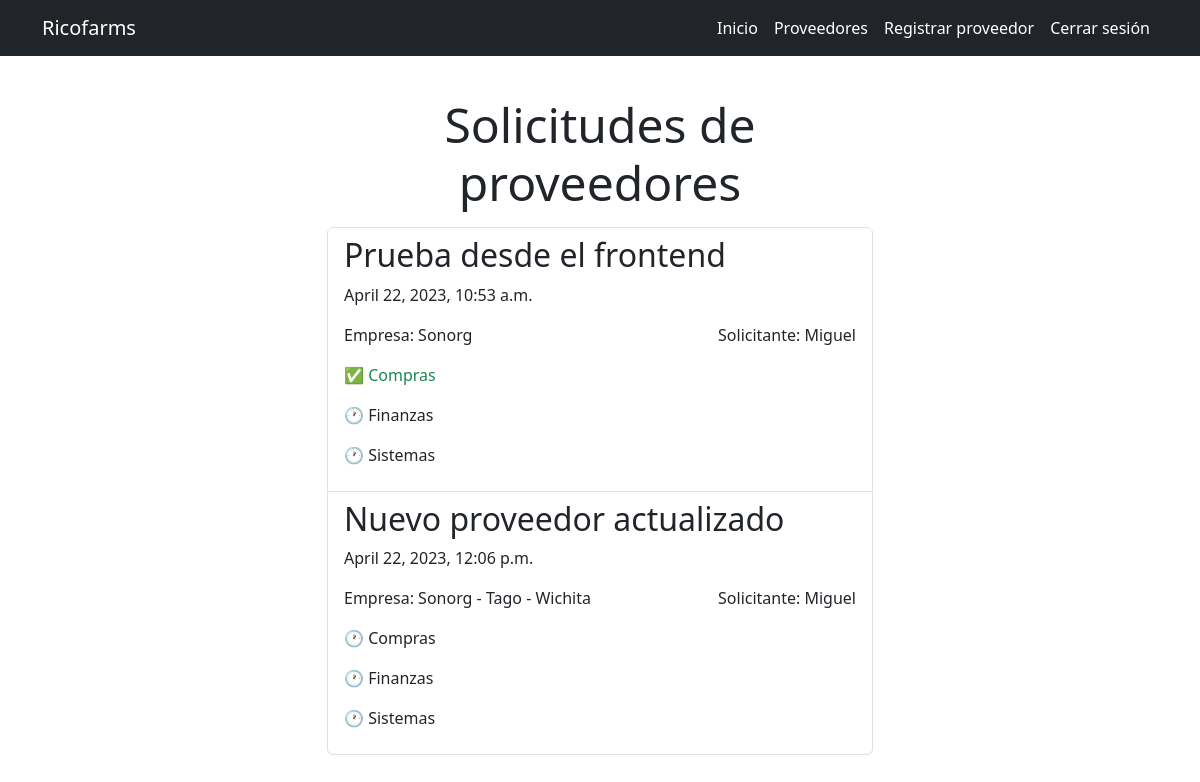
The page /proveedores/ (signed in) on the database as committed earlier.
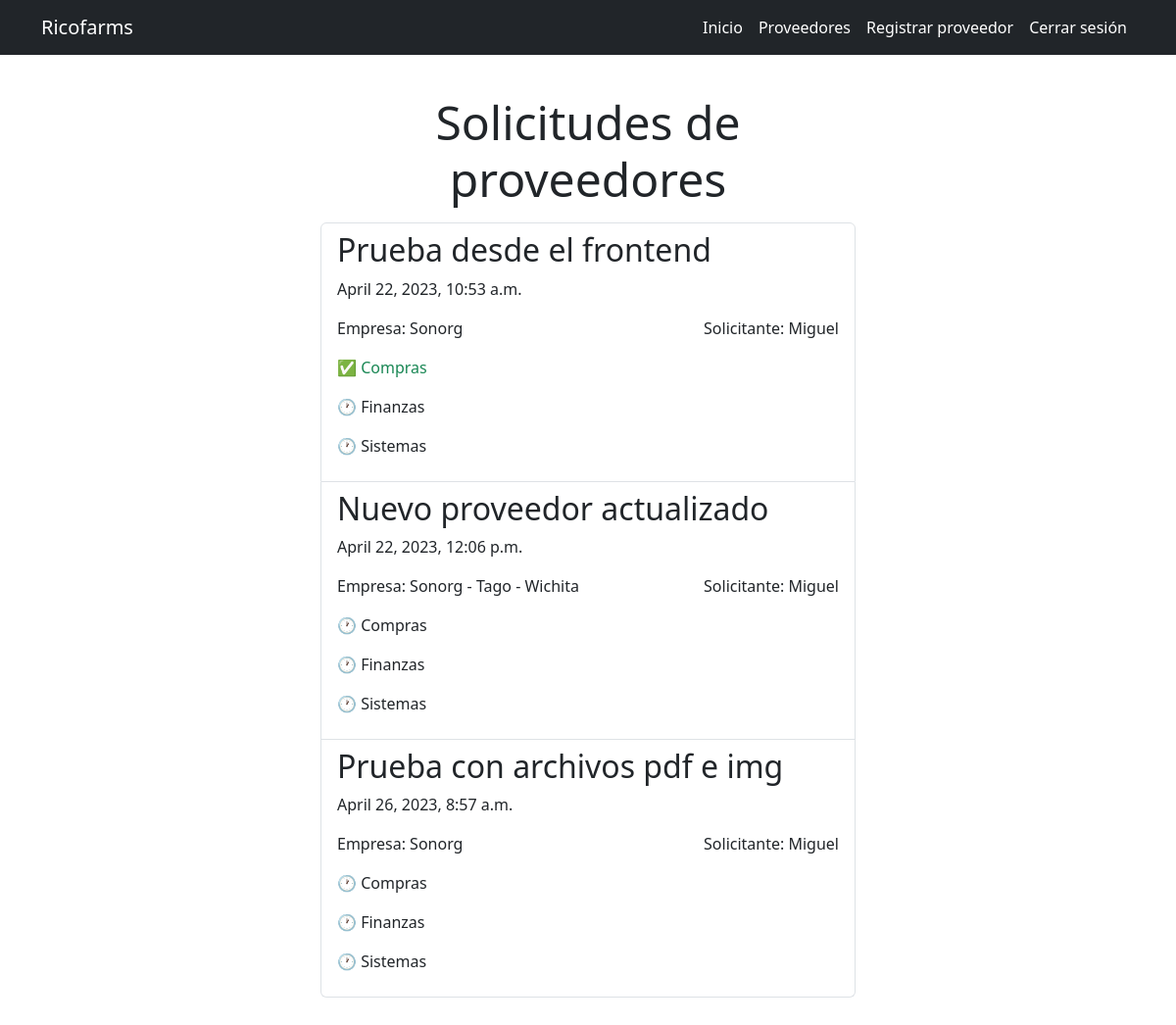
The same page on the database as committed later.
### alta_proveedores/models.py (models this page shows, shortened)
class Proveedor(models.Model):
    empresa = models.CharField(max_length=50)
    tipo_alta = models.CharField(max_length=20)
    proveedor = models.CharField(max_length=10)
    contribuyente = models.CharField(max_length=20)
    razon_social = models.CharField(max_length=50)
    rfc = models.CharField(max_length=13)
    curp = models.CharField(max_length=18, blank=True)
    regimen_capital = models.CharField(max_length=100)
    nombre_comercial = models.CharField(max_length=50)
    regimen_fiscal = models.CharField(max_length=100)
    uso_cdfi = models.CharField(max_length=100)
    representante_legal = models.CharField(max_length=50, blank=True)
    correo_contacto = models.CharField(max_length=30)
    celular = models.CharField(max_length=10)
    correo_pagos = models.CharField(max_length=30)
    sitio_web = models.CharField(max_length=30, blank=True)
    rubro = models.CharField(max_length=20)
    tipo_operacion = models.CharField(max_length=10)
    dias_credito = models.PositiveIntegerField(default=0)
    monto_credito = models.PositiveIntegerField(default=0)
    retencion_iva = models.CharField(max_length=10)
    retencion_isr = models.CharField(max_length=10)
    iva_frontera = models.CharField(max_length=10)
    calle = models.CharField(max_length=50)
    numero_exterior = models.CharField(max_length=10)
    numero_interior = models.CharField(max_length=10, blank=True)
    codigo_postal = models.CharField(max_length=5)
    colonia = models.CharField(max_length=50)
    municipio = models.CharField(max_length=30)
    ciudad = models.CharField(max_length=20)
    estado = models.CharField(max_length=20)
    pais = models.CharField(max_length=20)
    banco = models.CharField(max_length=50)
    cuenta = models.CharField(max_length=10)
    moneda = models.CharField(max_length=3)
    clabe = models.CharField(max_length=18)
    banco2 = models.CharField(max_length=50, blank=True)
    cuenta2 = models.CharField(max_length=10, blank=True)
    moneda2 = models.CharField(max_length=3, blank=True)
    clabe2 = models.CharField(max_length=18, blank=True)
    constancia_situacion_fiscal = models.FileField(upload_to='documentos/constancias/')
    estado_cuenta_bancario = models.FileField(upload_to='documentos/estados_cuenta')
    compras = models.BooleanField(default=False)
    finanzas = models.BooleanField(default=False)
    sistemas = models.BooleanField(default=False)
    aprobadas = models.BooleanField(default=False)
    fecha = models.DateTimeField(auto_now_add=True)
    usuario = models.ForeignKey(User, on_delete=models.CASCADE)

### alta_proveedores/views.py (the view)
# urls.py: path('proveedores/', views.proveedor, name='proveedor'),
@login_required
def proveedor(request):
    proveedores = Proveedor.objects.filter(usuario = request.user)
    return render(request, 'proveedor/proveedor.html', {
        'proveedores': proveedores
    })

### alta_proveedores/templates/proveedor/proveedor.html
{% extends 'base.html' %}
{% block content %}
<main class="container py-5 mt-5">
    <div class="row">
        <div class="col-md-6 offset-md-3">
            <h1 class="text-center display-5">Solicitudes de proveedores</h1>
            <ul style="list-style-type: none;" class="list-group mt-3">
                {% for proveedor in proveedores %}
                <a class="list-group-item" href="{% url 'proveedor_detail' proveedor.id %}">
                    <h2>{{proveedor.nombre_comercial}}</h2>
                    <p>{{proveedor.fecha}}</p>
                    <section class="d-flex justify-content-between">
                        <p>Empresa: {{proveedor.empresa}}</p>
                        <p>Solicitante: {{proveedor.usuario}}</p>
                    </section>
                    {% if proveedor.compras %}
                    <p class="text-success">✅ Compras</p>
                    {% else %}
                    <p>🕐 Compras</p>
                    {% endif %}
                    {% if proveedor.finanzas %}
                    <p class="text-success">✅ Finanzas</p>
                    {% else %}
                    <p>🕐 Finanzas</p>
                    {% endif %}
                    {% if proveedor.sistemas %}
                    <p class="text-success">✅ Sistemas</p>
                    {% else %}
                    <p>🕐 Sistemas</p>
                    {% endif %}
                </a>
                {% endfor %}
            </ul>
        </div>
    </div>
</main>
{% endblock %}

Rows that differ between the two databases and show on the page:
added Proveedor: nombre_comercial "Prueba con archivos pdf e img", fecha "April 26, 2023, 8:57 a.m.", empresa "Sonorg", usuario "Miguel", compras "🕐 Compras", finanzas "🕐 Finanzas", sistemas "🕐 Sistemas"
